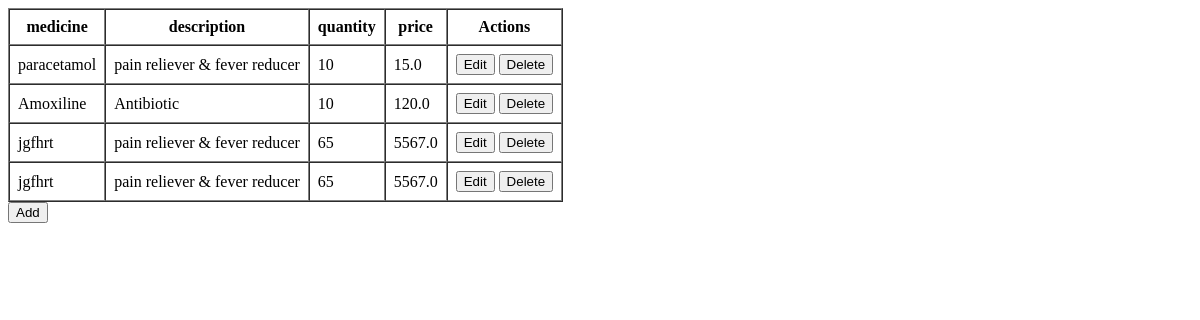
Page /medicine on the earlier database version.
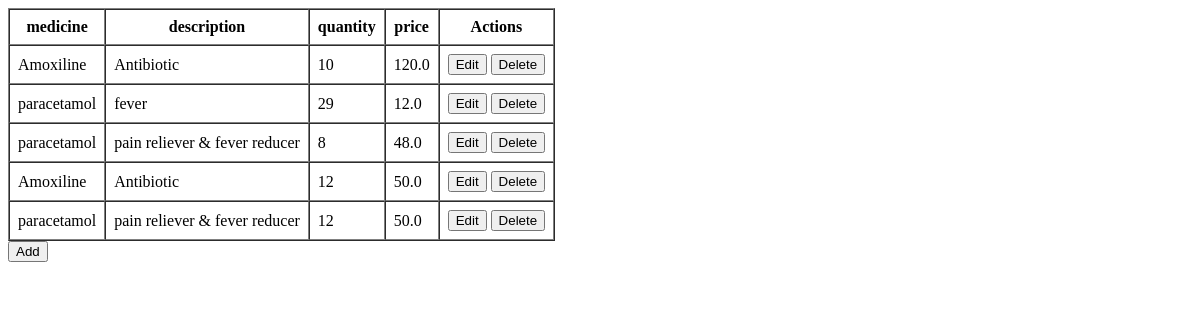
Same page on the later database version.
### BrainTumorDetectionApp/models.py (models this page shows)
class MedicineTable(models.Model):
    Medicine=models.CharField(max_length=30, null=True, blank=True)
    Description=models.CharField(max_length=30, null=True, blank=True)
    Quantity=models.IntegerField(null=True, blank=True)
    Price=models.FloatField( null=True, blank=True)

### BrainTumorDetectionApp/views.py (the view)
# urls.py: path('medicine', medicinePage.as_view(), name="medicine"),
class medicinePage(View):
    def get(self, request):
        obj = MedicineTable.objects.all()
        return render(request, "administration/view_medi.html", {'val': obj})

### templates/administration/view_medi.html (shortened to what this page needs)
<!DOCTYPE html>
<html lang="en">
<head>
</head>
<body>
    <table border="1" cellpadding="8" cellspacing="0">
        <tr>
            <th>medicine</th>
            <th>description</th>
            <th>quantity</th>
            <th>price</th>
            <th>Actions</th>
        </tr>
        {% for i in val %}
        <tr>
            <td>{{ i.Medicine }}</td>
            <td>{{ i.Description }}</td>
            <td>{{ i.Quantity }}</td>
            <td>{{ i.Price }}</td>
            <td>
                <a href="edit_medi/{{i.id}}"><button>Edit</button></a>
                <a href="delete_medi/{{i.id}}"><button>Delete</button></a>
            </td>
        </tr>
        {% endfor %}
    </table>
    <a href="manage_medi"><input type="submit" value="Add"></a>
</body>
</html>

Differences in the rows shown:
removed MedicineTable: Medicine "paracetamol", Description "pain reliever & fever reducer", Quantity "10", Price "15.0"
removed MedicineTable: Medicine "jgfhrt", Description "pain reliever & fever reducer", Quantity "65", Price "5567.0"
removed MedicineTable: Medicine "jgfhrt", Description "pain reliever & fever reducer", Quantity "65", Price "5567.0"
added MedicineTable: Medicine "paracetamol", Description "fever", Quantity "29", Price "12.0"
added MedicineTable: Medicine "paracetamol", Description "pain reliever & fever reducer", Quantity "8", Price "48.0"
added MedicineTable: Medicine "Amoxiline", Description "Antibiotic", Quantity "12", Price "50.0"
added MedicineTable: Medicine "paracetamol", Description "pain reliever & fever reducer", Quantity "12", Price "50.0"
